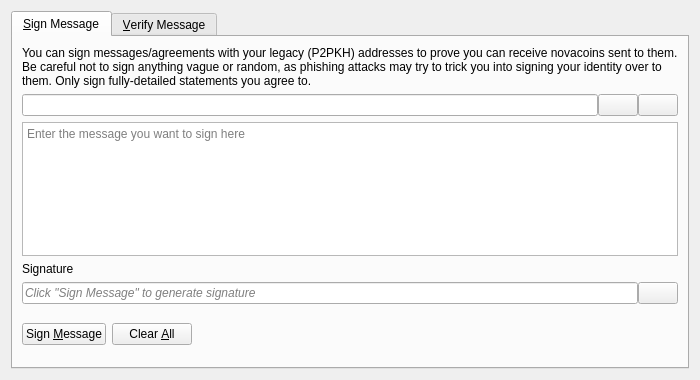
<?xml version="1.0" encoding="UTF-8"?>
<ui version="4.0">
 <class>SignVerifyMessageDialog</class>
 <widget class="QDialog" name="SignVerifyMessageDialog">
  <property name="geometry">
   <rect>
    <x>0</x>
    <y>0</y>
    <width>700</width>
    <height>380</height>
   </rect>
  </property>
  <property name="windowTitle">
   <string>Signatures - Sign / Verify a Message</string>
  </property>
  <property name="modal">
   <bool>true</bool>
  </property>
  <layout class="QVBoxLayout" name="verticalLayout">
   <item>
    <widget class="QTabWidget" name="tabWidget">
     <property name="currentIndex">
      <number>0</number>
     </property>
     <widget class="QWidget" name="tabSignMessage">
      <attribute name="title">
       <string>&amp;Sign Message</string>
      </attribute>
      <layout class="QVBoxLayout" name="verticalLayout_SM">
       <item>
        <widget class="QLabel" name="infoLabel_SM">
         <property name="text">
          <string>You can sign messages/agreements with your legacy (P2PKH) addresses to prove you can receive novacoins sent to them. Be careful not to sign anything vague or random, as phishing attacks may try to trick you into signing your identity over to them. Only sign fully-detailed statements you agree to.</string>
         </property>
         <property name="textFormat">
          <enum>Qt::PlainText</enum>
         </property>
         <property name="wordWrap">
          <bool>true</bool>
         </property>
        </widget>
       </item>
       <item>
        <layout class="QHBoxLayout" name="horizontalLayout_1_SM">
         <property name="spacing">
          <number>0</number>
         </property>
         <item>
          <widget class="QValidatedLineEdit" name="addressIn_SM">
           <property name="toolTip">
            <string>The Novacoin address to sign the message with</string>
           </property>
          </widget>
         </item>
         <item>
          <widget class="QPushButton" name="addressBookButton_SM">
           <property name="toolTip">
            <string>Choose previously used address</string>
           </property>
           <property name="text">
            <string/>
           </property>
           <property name="icon">
            <iconset resource="../novacoin.qrc">
             <normaloff>:/icons/address-book</normaloff>:/icons/address-book</iconset>
           </property>
           <property name="shortcut">
            <string>Alt+A</string>
           </property>
           <property name="autoDefault">
            <bool>false</bool>
           </property>
          </widget>
         </item>
         <item>
          <widget class="QPushButton" name="pasteButton_SM">
           <property name="toolTip">
            <string>Paste address from clipboard</string>
           </property>
           <property name="text">
            <string/>
           </property>
           <property name="icon">
            <iconset resource="../novacoin.qrc">
             <normaloff>:/icons/editpaste</normaloff>:/icons/editpaste</iconset>
           </property>
           <property name="shortcut">
            <string>Alt+P</string>
           </property>
           <property name="autoDefault">
            <bool>false</bool>
           </property>
          </widget>
         </item>
        </layout>
       </item>
       <item>
        <widget class="QPlainTextEdit" name="messageIn_SM">
         <property name="toolTip">
          <string>Enter the message you want to sign here</string>
         </property>
         <property name="placeholderText">
          <string>Enter the message you want to sign here</string>
         </property>
        </widget>
       </item>
       <item>
        <widget class="QLabel" name="signatureLabel_SM">
         <property name="text">
          <string>Signature</string>
         </property>
         <property name="textFormat">
          <enum>Qt::PlainText</enum>
         </property>
        </widget>
       </item>
       <item>
        <layout class="QHBoxLayout" name="horizontalLayout_2_SM">
         <property name="spacing">
          <number>0</number>
         </property>
         <item>
          <widget class="QLineEdit" name="signatureOut_SM">
           <property name="placeholderText">
            <string>Click "Sign Message" to generate signature</string>
           </property>
           <property name="font">
            <font>
             <italic>true</italic>
            </font>
           </property>
           <property name="readOnly">
            <bool>true</bool>
           </property>
          </widget>
         </item>
         <item>
          <widget class="QPushButton" name="copySignatureButton_SM">
           <property name="toolTip">
            <string>Copy the current signature to the system clipboard</string>
           </property>
           <property name="text">
            <string/>
           </property>
           <property name="icon">
            <iconset resource="../novacoin.qrc">
             <normaloff>:/icons/editcopy</normaloff>:/icons/editcopy</iconset>
           </property>
           <property name="autoDefault">
            <bool>false</bool>
           </property>
          </widget>
         </item>
        </layout>
       </item>
       <item>
        <layout class="QHBoxLayout" name="horizontalLayout_3_SM">
         <item>
          <widget class="QPushButton" name="signMessageButton_SM">
           <property name="toolTip">
            <string>Sign the message to prove you own this Novacoin address</string>
           </property>
           <property name="text">
            <string>Sign &amp;Message</string>
           </property>
           <property name="icon">
            <iconset resource="../novacoin.qrc">
             <normaloff>:/icons/edit</normaloff>:/icons/edit</iconset>
           </property>
           <property name="autoDefault">
            <bool>false</bool>
           </property>
          </widget>
         </item>
         <item>
          <widget class="QPushButton" name="clearButton_SM">
           <property name="toolTip">
            <string>Reset all sign message fields</string>
           </property>
           <property name="text">
            <string>Clear &amp;All</string>
           </property>
           <property name="icon">
            <iconset resource="../novacoin.qrc">
             <normaloff>:/icons/remove</normaloff>:/icons/remove</iconset>
           </property>
           <property name="autoDefault">
            <bool>false</bool>
           </property>
          </widget>
         </item>
         <item>
          <spacer name="horizontalSpacer_1_SM">
           <property name="orientation">
            <enum>Qt::Horizontal</enum>
           </property>
           <property name="sizeHint" stdset="0">
            <size>
             <width>40</width>
             <height>48</height>
            </size>
           </property>
          </spacer>
         </item>
         <item>
          <widget class="QLabel" name="statusLabel_SM">
           <property name="font">
            <font>
             <weight>75</weight>
             <bold>true</bold>
            </font>
           </property>
           <property name="text">
            <string/>
           </property>
           <property name="wordWrap">
            <bool>true</bool>
           </property>
          </widget>
         </item>
         <item>
          <spacer name="horizontalSpacer_2_SM">
           <property name="orientation">
            <enum>Qt::Horizontal</enum>
           </property>
           <property name="sizeHint" stdset="0">
            <size>
             <width>40</width>
             <height>48</height>
            </size>
           </property>
          </spacer>
         </item>
        </layout>
       </item>
      </layout>
     </widget>
     <widget class="QWidget" name="tabVerifyMessage">
      <attribute name="title">
       <string>&amp;Verify Message</string>
      </attribute>
      <layout class="QVBoxLayout" name="verticalLayout_VM">
       <item>
        <widget class="QLabel" name="infoLabel_VM">
         <property name="text">
          <string>Enter the receiver's address, message (ensure you copy line breaks, spaces, tabs, etc. exactly) and signature below to verify the message. Be careful not to read more into the signature than what is in the signed message itself, to avoid being tricked by a man-in-the-middle attack. Note that this only proves the signing party receives with the address, it cannot prove sendership of any transaction!</string>
         </property>
         <property name="textFormat">
          <enum>Qt::PlainText</enum>
         </property>
         <property name="alignment">
          <set>Qt::AlignLeading|Qt::AlignLeft|Qt::AlignTop</set>
         </property>
         <property name="wordWrap">
          <bool>true</bool>
         </property>
        </widget>
       </item>
       <item>
        <layout class="QHBoxLayout" name="horizontalLayout_1_VM">
         <property name="spacing">
          <number>0</number>
         </property>
         <item>
          <widget class="QValidatedLineEdit" name="addressIn_VM">
           <property name="toolTip">
            <string>The Novacoin address the message was signed with</string>
           </property>
          </widget>
         </item>
         <item>
          <widget class="QPushButton" name="addressBookButton_VM">
           <property name="toolTip">
            <string>Choose previously used address</string>
           </property>
           <property name="text">
            <string/>
           </property>
           <property name="icon">
            <iconset resource="../novacoin.qrc">
             <normaloff>:/icons/address-book</normaloff>:/icons/address-book</iconset>
           </property>
           <property name="shortcut">
            <string>Alt+A</string>
           </property>
           <property name="autoDefault">
            <bool>false</bool>
           </property>
          </widget>
         </item>
        </layout>
       </item>
       <item>
        <widget class="QPlainTextEdit" name="messageIn_VM">
          <property name="toolTip">
            <string>The signed message to verify</string>
          </property>
          <property name="placeholderText">
            <string>The signed message to verify</string>
          </property>
        </widget>
       </item>
       <item>
        <widget class="QValidatedLineEdit" name="signatureIn_VM">
          <property name="toolTip">
            <string>The signature given when the message was signed</string>
          </property>
          <property name="placeholderText">
            <string>The signature given when the message was signed</string>
          </property>
        </widget>
       </item>
       <item>
        <layout class="QHBoxLayout" name="horizontalLayout_2_VM">
         <item>
          <widget class="QPushButton" name="verifyMessageButton_VM">
           <property name="toolTip">
            <string>Verify the message to ensure it was signed with the specified Novacoin address</string>
           </property>
           <property name="text">
            <string>Verify &amp;Message</string>
           </property>
           <property name="icon">
            <iconset resource="../novacoin.qrc">
             <normaloff>:/icons/transaction_0</normaloff>:/icons/transaction_0</iconset>
           </property>
           <property name="autoDefault">
            <bool>false</bool>
           </property>
          </widget>
         </item>
         <item>
          <widget class="QPushButton" name="clearButton_VM">
           <property name="toolTip">
            <string>Reset all verify message fields</string>
           </property>
           <property name="text">
            <string>Clear &amp;All</string>
           </property>
           <property name="icon">
            <iconset resource="../novacoin.qrc">
             <normaloff>:/icons/remove</normaloff>:/icons/remove</iconset>
           </property>
           <property name="autoDefault">
            <bool>false</bool>
           </property>
          </widget>
         </item>
         <item>
          <spacer name="horizontalSpacer_1_VM">
           <property name="orientation">
            <enum>Qt::Horizontal</enum>
           </property>
           <property name="sizeHint" stdset="0">
            <size>
             <width>40</width>
             <height>48</height>
            </size>
           </property>
          </spacer>
         </item>
         <item>
          <widget class="QLabel" name="statusLabel_VM">
           <property name="font">
            <font>
             <weight>75</weight>
             <bold>true</bold>
            </font>
           </property>
           <property name="text">
            <string/>
           </property>
           <property name="wordWrap">
            <bool>true</bool>
           </property>
          </widget>
         </item>
         <item>
          <spacer name="horizontalSpacer_2_VM">
           <property name="orientation">
            <enum>Qt::Horizontal</enum>
           </property>
           <property name="sizeHint" stdset="0">
            <size>
             <width>40</width>
             <height>48</height>
            </size>
           </property>
          </spacer>
         </item>
        </layout>
       </item>
      </layout>
     </widget>
    </widget>
   </item>
  </layout>
 </widget>
 <customwidgets>
  <customwidget>
   <class>QValidatedLineEdit</class>
   <extends>QLineEdit</extends>
   <header>qt/qvalidatedlineedit.h</header>
  </customwidget>
 </customwidgets>
 <resources>
  <include location="../novacoin.qrc"/>
 </resources>
 <connections/>
</ui>
